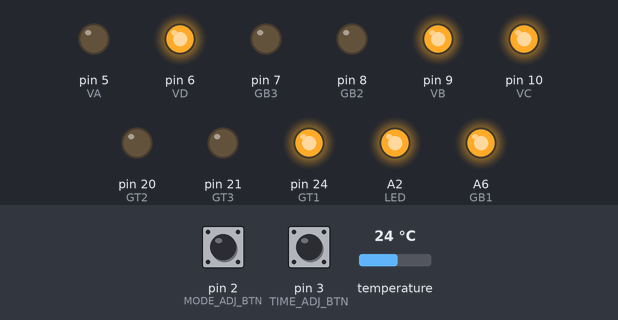
This sketch was run on a simulated Arduino Mega 2560, built with avr-gcc and run on an emulated ATmega2560. Shown: output pins drawn as LEDs (lit = HIGH). Inputs (shaded band) come from the test bench; at power-on: pin 3 (TIME_ADJ_BTN) LOW, pin 2 (MODE_ADJ_BTN) LOW, temperature 24 °C. The local clock reads 2024-03-15 10:24:30 at power-on unless the sketch sets it; random numbers use the default seed unless the sketch sets one.

Above: at 5.0 s.
5.1 s: pin 3 (TIME_ADJ_BTN) pulled HIGH for 0.95 s
At 6.9 s:
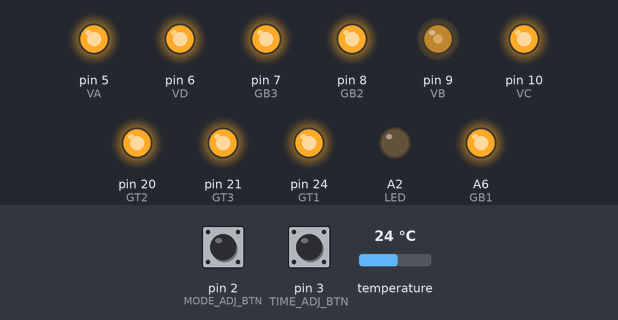
8.6 s: pin 2 (MODE_ADJ_BTN) pulled HIGH for 0.95 s
At 10.6 s:
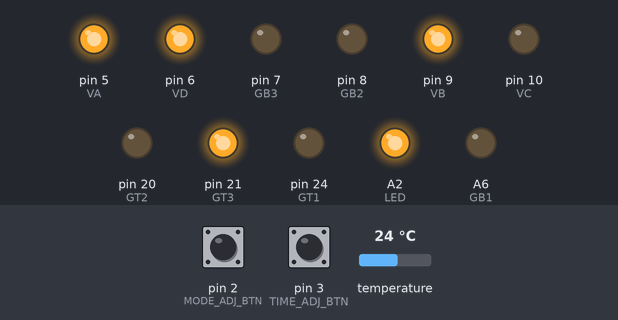
11.0 s: pin 2 (MODE_ADJ_BTN) pulled HIGH for 0.95 s
At 12.3 s:
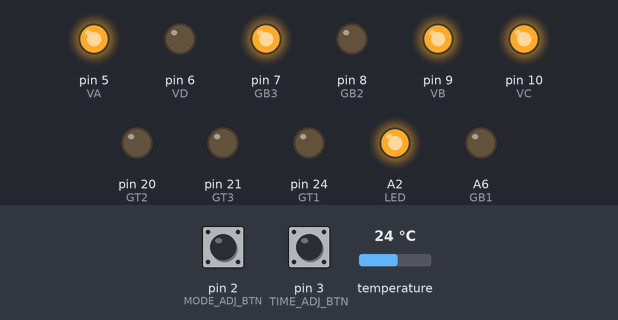
14.5 s: pin 3 (TIME_ADJ_BTN) pulled HIGH for 0.95 s
At 16.1 s:
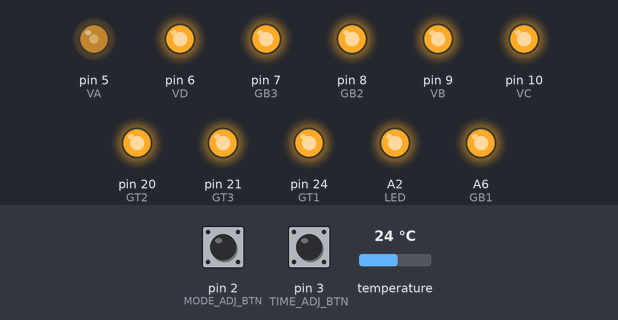
18.0 s: pin 3 (TIME_ADJ_BTN) pulled HIGH for 3.2 s
At 20.5 s:
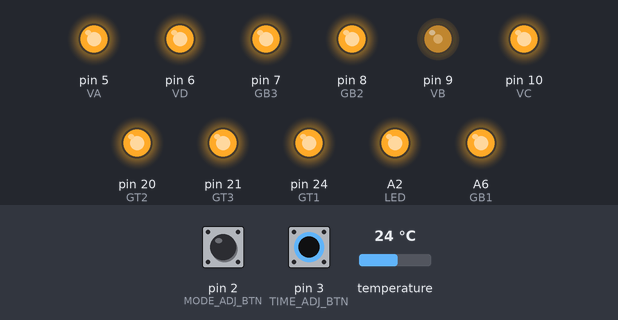
24.8 s: pin 2 (MODE_ADJ_BTN) pulled HIGH for 3.2 s
At 38.8 s:
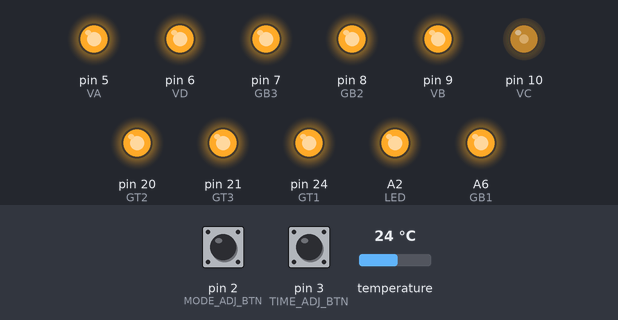
Timing chart, 0 to 42.5 s (numbered marks = the images above; inputs shaded):
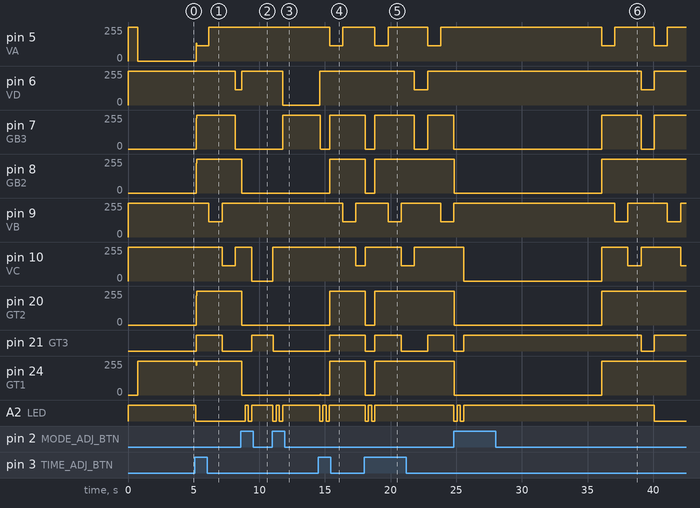

The sketch:

sunshine.ino
```cpp
#include <DS3231.h>
#include <DS18B20.h>
#include <avr/wdt.h>

#define VA 5
#define VB 9
#define VC 10
#define VD 6

#define GB1 A6
#define GT1 24

#define GB2 8
#define GT2 20

#define GB3 7
#define GT3 21

#define LED A2

#define TIME_ADJ_BTN 3
#define MODE_ADJ_BTN 2

#define DELAY 1000

#define SPARKLE_RECENT_COUNT 20

#define MODE_CLOCK 0
#define MODE_SPARKLE 1
#define MODE_TIME_SET 2
#define MODE_TIME_RESET 3

DS3231 myRTC;
DS18B20 ds(A1);

int voltageSupply[4] = { VA, VB, VC, VD };

int ground[3][2] = {
  { GB1, GT1 },
  { GB2, GT2 },
  { GB3, GT3 },
};

bool h12Flag;
bool pmFlag;

int lastSegment;

volatile int mode = MODE_CLOCK;
volatile bool modeSwitch = false;

volatile bool incrementTimeTriggered = false;
volatile bool decrementTimeTriggered = false;
unsigned long lastTimeSetTouch = 0;

unsigned long lastTimeResetTouch = 0;
volatile bool timeResetTriggered = false;
int timeResetBtnCount = 0;

unsigned long lastTempUpdate = 0;
float lastTemp;


int sparkleRecent[SPARKLE_RECENT_COUNT] = {};

void setup() {

  wdt_enable(WDTO_8S);
  Wire.begin();

  pinMode(LED, OUTPUT);

  pinMode(VA, OUTPUT);
  pinMode(VB, OUTPUT);
  pinMode(VC, OUTPUT);
  pinMode(VD, OUTPUT);

  pinMode(GB1, OUTPUT);
  pinMode(GT1, OUTPUT);

  pinMode(GB2, OUTPUT);
  pinMode(GT2, OUTPUT);

  pinMode(GB3, OUTPUT);
  pinMode(GT3, OUTPUT);

  pinMode(TIME_ADJ_BTN, INPUT);
  pinMode(MODE_ADJ_BTN, INPUT);

  reset();

  myRTC.setClockMode(true);

  attachInterrupt(digitalPinToInterrupt(TIME_ADJ_BTN), interruptTimeSetMode, RISING);
  attachInterrupt(digitalPinToInterrupt(MODE_ADJ_BTN), interruptSparkleMode, RISING);

  ds.selectNext();

  lastSegment = getSegment();

  digitalWrite(LED, HIGH);
  clockStartup();
  digitalWrite(LED, LOW);
}

void interruptSparkleMode() {
  static unsigned long last_interrupt_time = 0;
  unsigned long interrupt_time = millis();

  if (interrupt_time - last_interrupt_time > 500) {
    if (mode == MODE_CLOCK) {
      mode = MODE_SPARKLE;
      digitalWrite(LED, HIGH);
    } else if (mode == MODE_SPARKLE) {
      mode = MODE_CLOCK;
      modeSwitch = true;
      digitalWrite(LED, LOW);
    } else if (mode == MODE_TIME_SET) {
      incrementTimeTriggered = true;
      lastTimeSetTouch = millis();
    }
  }
  last_interrupt_time = interrupt_time;
}

void interruptTimeSetMode() {
  static unsigned long last_interrupt_time = 0;
  unsigned long interrupt_time = millis();

  if (interrupt_time - last_interrupt_time > 500) {
    if (mode == MODE_CLOCK) {
      digitalWrite(LED, HIGH);
      mode = MODE_TIME_SET;
      modeSwitch = true;
    } else if (mode == MODE_TIME_SET) {
      decrementTimeTriggered = true;
    } else if (mode == MODE_SPARKLE) {
      mode = MODE_TIME_RESET;
      timeResetTriggered = true;
      modeSwitch = true;
    } else if (mode == MODE_TIME_RESET) {
      timeResetTriggered = true;
    }
  }
  last_interrupt_time = interrupt_time;
}

void clockSequence(int holdDelay, int segment, int pwm, bool returnEarly = false) {
  for (int i = 0; i < 4; i++) {
    for (int s = 0; s <= segment; s++) {
      if (int(floor((s % 8) / 2)) == i) {
        turnOn(s, pwm);
        if (returnEarly && segment == s) {
          _delay(holdDelay);
          reset();
          return;
        };
      }
    }
    _delay(holdDelay);
    reset();
  }
}

void clockStartup() {
  int segment = getSegment();
  int startupDelay = getStartupDelay();
  int stopSegment;
  bool returnEarly = false;

  stopSegment = (segment < 7) ? segment : 7;
  if (stopSegment <= 7) returnEarly = true;
  clockSequence(startupDelay, stopSegment, 0, returnEarly);

  if (segment > 7) {
    stopSegment = (segment < 15) ? segment : 15;
    if (stopSegment <= 15) returnEarly = true;
    clockSequence(startupDelay, stopSegment, 0, returnEarly);
  }

  if (segment > 15) {
    stopSegment = (segment < 23) ? segment : 23;
    if (stopSegment <= 23) returnEarly = true;
    clockSequence(startupDelay, stopSegment, 0, returnEarly);
  }
}

void sparkleAddToRecent(int s) {
  for (int i = 0; i < SPARKLE_RECENT_COUNT - 1; i++) {
    sparkleRecent[i] = sparkleRecent[i + 1];
  }
  sparkleRecent[SPARKLE_RECENT_COUNT - 1] = s;
}

int getPwm() {
  float temp = getAdjustedTemp();
  int pwm = (8 * temp) - 445;
  return pwm;
}

int getStartupDelay() {
  float temp = getTemp();
  int startupDelay = (((-0.42 * temp) + 37) * 1000) + 2000;
  startupDelay = startupDelay > 10000 ? 10000 : startupDelay;
  return startupDelay;
}

int getSegment() {
  float hour = float(myRTC.getHour(h12Flag, pmFlag));
  int minute = myRTC.getMinute();

  if (hour == 12) hour = 0;
  if (minute >= 30) hour += 0.5;
  int segment = int(hour * 2);
  return segment;
}

float getAdjustedTemp() {
  float boardTemperatureF = getTemp();
  float offset = (0.3 * lastSegment / 2) + 2;
  float adjustedTemp = boardTemperatureF - offset;

  return adjustedTemp;
}

float getTemp() {
  if (lastTempUpdate == 0 || millis() - lastTempUpdate > 60000) {
    float boardTemperatureF = ds.getTempF();
    if (boardTemperatureF < 60) boardTemperatureF = 60;

    lastTempUpdate = millis();
    lastTemp = boardTemperatureF;
    return boardTemperatureF;
  }
  return lastTemp;
}

void incrementTime() {
  int currentHour = myRTC.getHour(h12Flag, pmFlag);
  if (currentHour == 12) currentHour = 0;
  int newHour = currentHour;
  int currentMinute = myRTC.getMinute();

  int newMinute = currentMinute + 30;
  if (newMinute >= 60) {
    newMinute -= 60;
    newHour += 1;
    if (newHour == 12) newHour = 0;
  }

  myRTC.setHour(newHour);
  myRTC.setMinute(newMinute);

  incrementTimeTriggered = false;
}

void decrementTime() {
  int currentHour = myRTC.getHour(h12Flag, pmFlag);
  if (currentHour == 12) currentHour = 0;
  int newHour = currentHour;
  int currentMinute = myRTC.getMinute();

  int newMinute = currentMinute - 30;
  if (newMinute <= 0) {
    newMinute += 60;
    newHour -= 1;
    if (newHour < 0) newHour = 11;
  }

  myRTC.setHour(newHour);
  myRTC.setMinute(newMinute);

  decrementTimeTriggered = false;
}

bool sparkleIsRecent(int s) {
  for (int i = 0; i < SPARKLE_RECENT_COUNT; i++) {
    if (sparkleRecent[i] == s) return true;
  };

  return false;
}

void reset() {
  digitalWrite(GB1, LOW);
  digitalWrite(GT1, LOW);

  digitalWrite(GB2, LOW);
  digitalWrite(GT2, LOW);

  digitalWrite(GB3, LOW);
  digitalWrite(GT3, LOW);

  digitalWrite(VA, HIGH);
  digitalWrite(VB, HIGH);
  digitalWrite(VC, HIGH);
  digitalWrite(VD, HIGH);
}

void turnOn(int num, int pwm) {
  if (num < 0 || num > 23) reset();

  int h = voltageSupply[int(floor((num % 8) / 2))];

  int group = int(floor(num / 8));
  int g = ground[group][num % 2];

  analogWrite(h, pwm);
  digitalWrite(g, HIGH);
}

void _delay(int delayCount) {
  for (int c = 0; c < delayCount; c += 100) {
    if (incrementTimeTriggered || decrementTimeTriggered || modeSwitch) return;
    delay(100);
    wdt_reset();
  }
}

// Modes
void modeClock() {
  int segment = getSegment();

  if ((segment == 0 && lastSegment >= 1) || segment > lastSegment) {
    reset();
    turnOn(segment, 0);
    lastSegment = segment;

    int additionalDelay = 0;
    if (segment % 2 == 1) additionalDelay = 3000;
    _delay(getStartupDelay() + additionalDelay);
    reset();

    if (mode == MODE_CLOCK) {
      digitalWrite(LED, HIGH);
      clockSequence(2000, segment - 1, 0);
      digitalWrite(LED, LOW);
    }

  } else if (segment < lastSegment) {
    lastSegment = segment;
  }

  int pwm = getPwm();

  clockSequence(DELAY, segment, pwm);
}

void modeSparkle() {
  int segment = rand() % (23 + 1);
  if (sparkleIsRecent(segment)) return;

  turnOn(segment, 0);
  sparkleAddToRecent(segment);

  if (segment % 2 == 1) {
    turnOn(segment - 1, 0);
    sparkleAddToRecent(segment - 1);
  };

  int sparkleDelay = getStartupDelay() - 3000;
  _delay(sparkleDelay);
  reset();

  _delay(10000 - sparkleDelay);
}

void timeSetBlink() {
  digitalWrite(LED, LOW);
  delay(250);
  digitalWrite(LED, HIGH);
  delay(250);
  digitalWrite(LED, LOW);
  delay(250);
  digitalWrite(LED, HIGH);
}

void modeTimeSet() {
  if (lastTimeSetTouch == 0) {
    lastTimeSetTouch = millis();
  }
  if (millis() - lastTimeSetTouch > 5000) {
    digitalWrite(LED, LOW);
    lastTimeSetTouch = 0;
    mode = MODE_CLOCK;
  }

  if (incrementTimeTriggered) {
    incrementTime();
    lastTimeSetTouch = millis();
    timeSetBlink();
  } else if (decrementTimeTriggered) {
    decrementTime();
    lastTimeSetTouch = millis();
    timeSetBlink();
  }

  modeClock();
}

void modeTimeReset() {
  if (lastTimeResetTouch == 0) {
    lastTimeResetTouch = millis();
  }

  if (millis() - lastTimeResetTouch > 5000) {
    digitalWrite(LED, LOW);
    lastTimeResetTouch = 0;
    timeResetTriggered = false;
    timeResetBtnCount = 0;
    mode = MODE_CLOCK;
  }

  if (timeResetTriggered) {
    if (timeResetBtnCount == 9) {
      timeResetBtnCount = 0;
      lastTimeResetTouch = 0;
      myRTC.setHour(0);
      myRTC.setMinute(0);
      myRTC.setSecond(0);
      mode = MODE_CLOCK;
      digitalWrite(LED, LOW);
    } else {
      timeResetBtnCount += 1;
      lastTimeResetTouch = millis();
      timeResetTriggered = false;
      timeSetBlink();
    }
  }
  wdt_reset();
  delay(25);
}

void loop() {
  if (mode == MODE_CLOCK) {
    if (modeSwitch) {
      modeSwitch = false;
      clockStartup();
    }
    modeClock();
  } else if (mode == MODE_SPARKLE) {
    modeSwitch = false;
    modeSparkle();
  } else if (mode == MODE_TIME_SET) {
    modeSwitch = false;
    modeTimeSet();
  } else if (mode == MODE_TIME_RESET) {
    modeSwitch = false;
    modeTimeReset();
  }
}
```

Measured:
- after the input at 5.1 s, pin 6 (VD): 255/255 → 116/255 after 3.1 s; pin 7 (GB3): 0/255 → 255/255 after 0.10 s, → 0/255 3.0 s later; pin 8 (GB2), pin 20 (GT2): 0/255 → 255/255 after 0.10 s; pin 10 (VC): 255/255 → 116/255 after 2.1 s, → 255/255 1.0 s later; pin 21 (GT3): LOW → HIGH after 0.10 s, → LOW 2.0 s later
- after the input at 8.6 s, pin 8 (GB2), pin 20 (GT2), pin 24 (GT1), A6 (GB1): 255/255 → 0/255 after 0.07 s; pin 10 (VC): 255/255 → 0/255 after 0.83 s; A2 (LED): LOW → HIGH after 0.32 s, → LOW 0.25 s later, → HIGH 0.25 s later
- after the input at 11.0 s, pin 6 (VD): 255/255 → 0/255 after 0.79 s; pin 7 (GB3): 0/255 → 255/255 after 0.79 s; pin 10 (VC): 0/255 → 255/255 at once; pin 21 (GT3): HIGH → LOW after 0.07 s; A2 (LED): alternates HIGH for 0.25 s and LOW for 0.25 s, 4 changes in all, then stays HIGH, starting at once
- after the input at 14.5 s, pin 5 (VA): 255/255 → 115/255 after 0.85 s, → 255/255 1.0 s later; pin 6 (VD): 0/255 → 255/255 after 0.09 s; pin 7 (GB3): 255/255 → 0/255 after 0.13 s, → 255/255 0.72 s later; pin 8 (GB2), pin 20 (GT2), pin 24 (GT1), A6 (GB1): 0/255 → 255/255 after 0.85 s; pin 9 (VB): 255/255 → 115/255 after 1.9 s, → 255/255 1.0 s later
- after the input at 18.0 s, pin 8 (GB2), pin 20 (GT2), pin 24 (GT1), A6 (GB1): 255/255 → 0/255 after 0.05 s, → 255/255 0.76 s later
- after the input at 24.8 s, pin 8 (GB2), pin 20 (GT2), pin 24 (GT1), A6 (GB1): 255/255 → 0/255 after 0.06 s, → 255/255 11.2 s later
